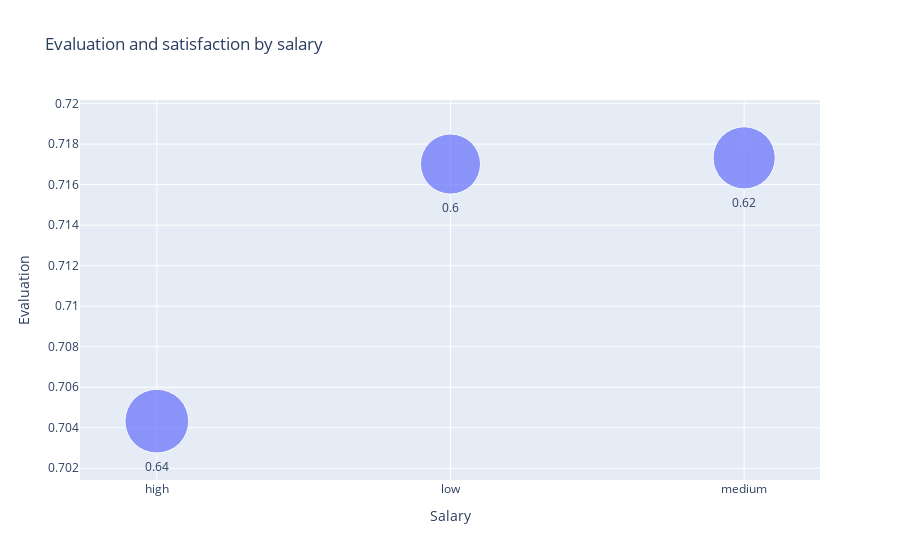

Notebook cell for this chart:
### Code cell
trace0 = go.Scatter(
    x=deptscores.index,
    y=deptscores.last_evaluation,
    mode = 'markers+text',
    text = round(deptscores.satisfaction_level, 2),
    textposition='bottom center',
    marker = dict(
        size = deptscores.satisfaction_level*100,
    )
)

top = [trace0]
layout = {'title': 'Evaluation and satisfaction by salary', 'yaxis': {'title': 'Evaluation'}, 
          'xaxis': {'title': 'Salary'}}

fig = go.Figure(data=top, layout=layout)

iplot(fig, show_link=False)

# Видно, что зарплата практически никак не влияет на уровень удовлетворенности сотрудников, 
# при этом люди со слишком высокой зарплатой работают хуже (получают более низкие оценки)

### Figure 1 — Plotly figure (JSON) as saved in the notebook; plotly's stock layout.template omitted (floating-point values rounded to 4 significant figures)
{"data": [{"marker": {"size": [63.75, 60.08, 62.18]}, "mode": "markers+text", "text": [0.64, 0.6, 0.62], "textposition": "bottom center", "type": "scatter", "x": ["high", "low", "medium"], "y": [0.7043, 0.717, 0.7173]}], "layout": {"title": {"text": "Evaluation and satisfaction by salary"}, "xaxis": {"title": {"text": "Salary"}}, "yaxis": {"title": {"text": "Evaluation"}}}}
